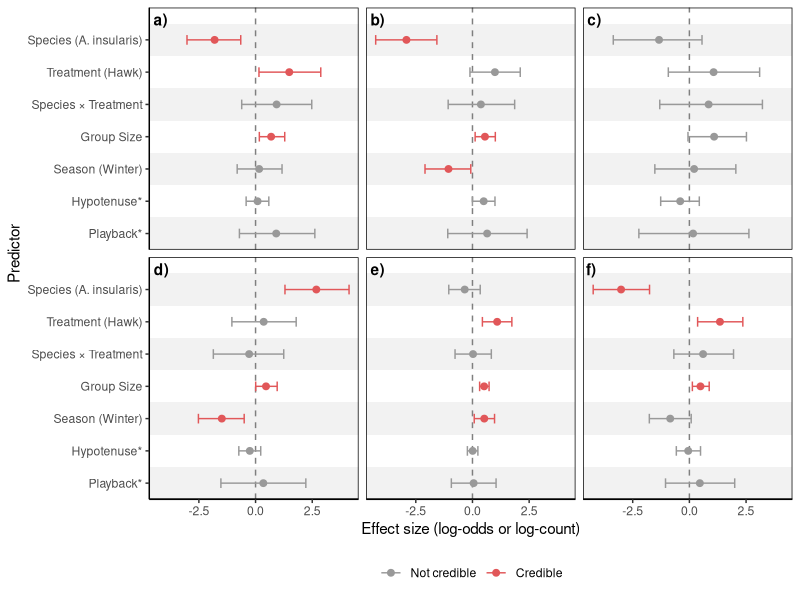
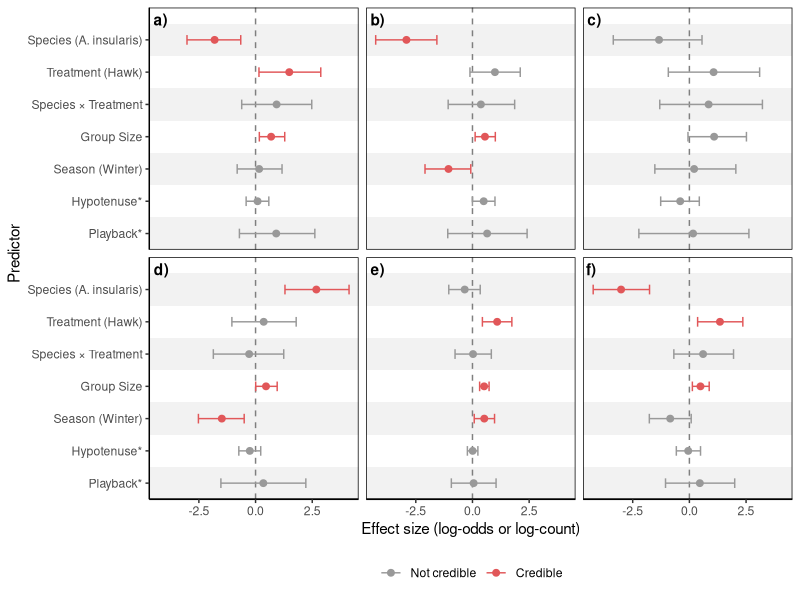

Write R code to recreate these figures, in order.
####This script is for making a coefficient plot for all models

#load packages
library(tidyverse)
library(ggplot2)
library(dplyr)

#read in data for all models

alarm_prob_data <- read.csv("alarm_prob_coefs.csv")
mob_prob_data <- read.csv("mob_prob_coefs.csv")
interest_prob_data <- read.csv("interest_prob_coefs.csv")
flee_prob_data <- read.csv("flee_prob_coefs.csv")
alarm_call_data <- read.csv("number_alarm_coefs.csv")
mob_call_data <- read.csv("number_mob_coefs.csv")

#bind all dataframes

all_data <- bind_rows(alarm_prob_data, mob_prob_data, interest_prob_data, 
                      flee_prob_data, alarm_call_data, mob_call_data)


#clean data titles



#plot

panel_labels <- data.frame(
  model = factor(
    c("alarm_prob", "mob_prob", "flee_prob",
      "interest_prob", "number_alarm", "number_mob"),
    levels = c("alarm_prob", "mob_prob", "flee_prob",
               "interest_prob", "number_alarm", "number_mob")
  ),
  label = c("a)", "b)", "c)", "d)", "e)", "f)")
)

all_data <- all_data %>%
  mutate(term = as.factor(term))

n_terms <- nlevels(all_data$term)

band_data <- data.frame(
  ymin = seq(0.5, n_terms - 0.5, by = 1),
  ymax = seq(1.5, n_terms + 0.5, by = 1),
  fill = rep(c("gray95", "white"), length.out = n_terms)
)


all_data %>%
  mutate(
    significant = lower > 0 | upper < 0,
    model = factor(model, levels = c(
      "alarm_prob", "mob_prob", "flee_prob",
      "interest_prob", "number_alarm", "number_mob"
    )),
    term = factor(term,
                  levels = c(
                    "PLAYBACKYES",
                    "HYPOTENUSE",
                    "SEASONWINTER",
                    "GROUP.SIZE",
                    "SPECIESISSJ:TREATMENTHAWK",
                    "TREATMENTHAWK",
                    "SPECIESISSJ"
                  ),
                  labels = c(
                    "Playback*",
                    "Hypotenuse*",
                    "Season (Winter)",
                    "Group Size",
                    "Species × Treatment",
                    "Treatment (Hawk)",
                    "Species (A. insularis)"
                  )
    )
  ) %>%
  ggplot(aes(x = estimate, y = term, color = significant)) +
  geom_rect(
    data = band_data,
    aes(ymin = ymin, ymax = ymax, fill = fill),
    xmin = -Inf, xmax = Inf,
    inherit.aes = FALSE
  ) +
  scale_fill_identity(guide = "none") +
  geom_vline(xintercept = 0, linetype = "dashed", color = "gray50") +
  geom_point(size = 2) +
  geom_errorbarh(aes(xmin = lower, xmax = upper), height = 0.3) +
  scale_color_manual(values = c("FALSE" = "gray50", "TRUE" = "red")) +
  facet_wrap(~ model, scales = "fixed") +
  theme_classic() +
  theme(
    legend.position = "none",
    strip.text = element_blank(),
    strip.background = element_blank(),
    panel.border = element_rect(color = "black", fill = NA, linewidth = 0.5)
  ) +
  scale_color_manual(
    values = c("FALSE" = "gray60", "TRUE" = "#E15759"),
    labels = c("FALSE" = "Not credible", "TRUE" = "Credible"),
    name = NULL
  ) +
  geom_text(
    data = panel_labels,
    aes(label = label, x = -Inf, y = Inf),
    hjust = -0.3,
    vjust = 1.5,
    color = "black",
    fontface = "bold",
    inherit.aes = FALSE
  ) +
  scale_y_discrete(expand = expansion(add = c(0.5, 1))) +
  theme(
    legend.position = "bottom"
  ) +
  labs(
    x = "Effect size (log-odds or log-count)",
    y = "Predictor"
  )


ggsave("fig3.png", last_plot(), width = 7, height = 5, dpi = 300)
